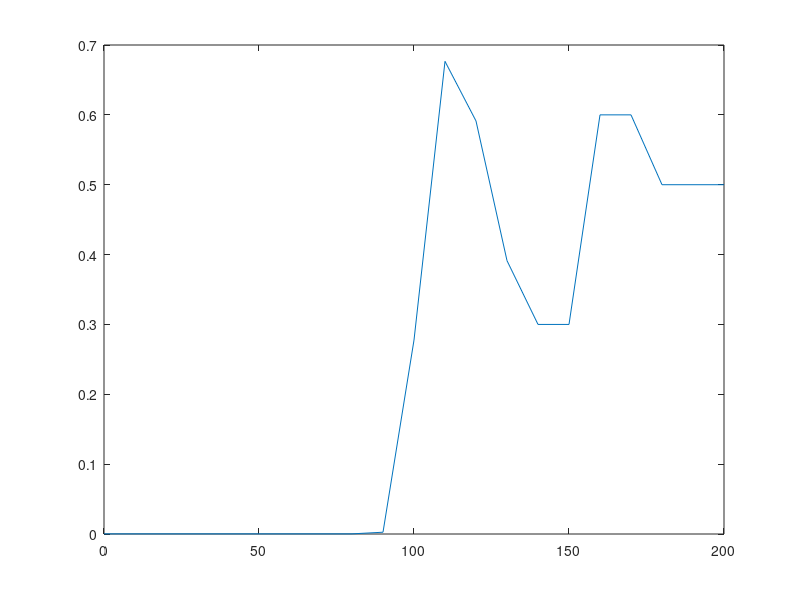

MATLAB code for this plot:
% grid resolution
grid_resolution=10;

% map length
map_length=200;

% measurements
measurements=[101, 82, 91, 112, 99, 151, 96, 85, 99, 105];

% initial belief values
m=0.5*ones(1,21);

% prior
prior=0.5;

% probability that the cell is occupied if the cell distance is smaller than the measured distance
p_free = 0.3;

% probability that the cell is occupied if the cell is behind the measured distance
p_occ = 0.6;

% do not update cells behind the measured + this distance
dist_behind=20;

% cell coordinates
c=[0:grid_resolution:map_length];

% loop over all measurements
for i = 1:size(measurements,2)
  % p: probability that a cell is occupied given the measurement
  p = zeros(1,size(c,2));
  % loop over all cells
  for j = 1:size(c,2)
  %disp("cell:"), disp(c(j))
  %disp("measurement:"), disp(measurements(i))
    if c(j) < measurements(i)
      % cell is free if measured distance is greater than the cell distance
      p(j) = p_free;
      %disp("--> free")
    elseif measurements(i) > c(j) - dist_behind 
      % cell is meant to be occupied
      p(j) = p_occ;
      %disp("--> occ")
    else
      % cell is more than 20cm behind the measurement, i.e. no update
      %disp("--> not updated")
      continue;
    endif
    m(j) = 1/(1 + (1-p(j))/p(j) * prior/(1-prior) * (1-m(j))/m(j) );
  endfor
endfor

plot(c,m);